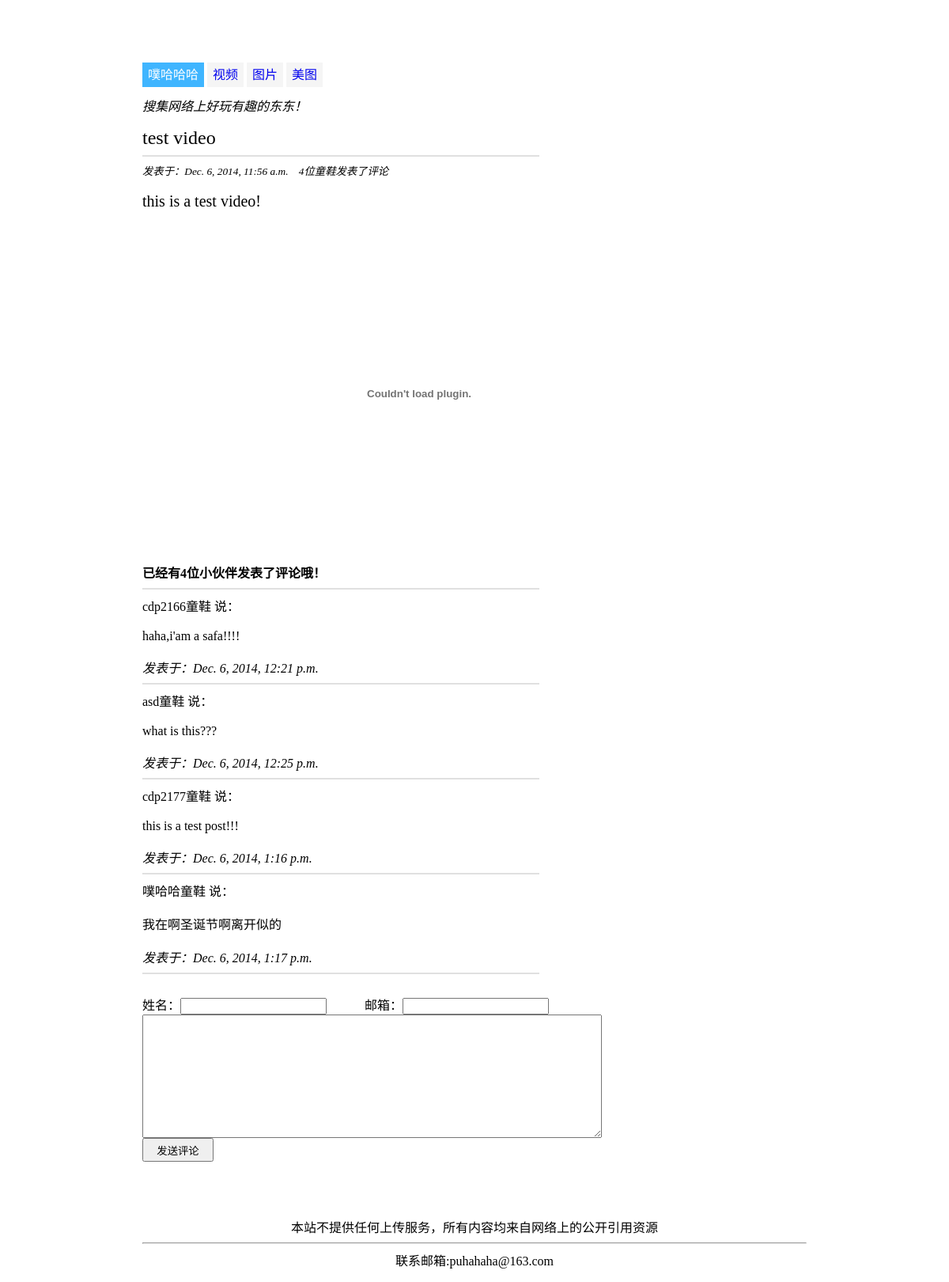
The app's page /website/177/ with its own data.
### website/models.py (models this page shows, shortened)
class Data(models.Model):
	vtag=models.BooleanField(default=False) #'v' for video,'p' for picture,'a' for article.
	btag=models.BooleanField(default=False)
	ptag=models.BooleanField(default=False)
	date=models.DateTimeField('published_time') #The time we published the data.
	title=models.CharField(max_length=20000)
	text=models.TextField()#The description of the video.

class Url(models.Model):
	data=models.ForeignKey(Data)
	text=models.CharField(max_length=2000)
	is_cover=models.BooleanField(default=False)

class Comments(models.Model):
	data=models.ForeignKey(Data)
	text=models.TextField()
	email=models.EmailField()
	name=models.CharField(max_length=2000)
	date=models.DateTimeField('comment_time')

### website/views.py (the view)
# urls.py: url(r'^(?P<pk>\d+)/$',views.DetailView.as_view(),name='detail'),
class DetailView(generic.DetailView):
	model=Data
	template_name='website/detail.html'

### website/templates/website/detail.html (shortened to what this page needs)
{% load staticfiles %}
<html xmlns="http://www.w3.org/1999/xhtml" lang="zh-CN">
<link href="{% static 'website/index.css' %}" rel="stylesheet" type="text/css" media="all"/>
<div class="all">
	<div class="top_banner">
		<a class="top_banner_name" href="{% url 'website:index' %}">噗哈哈哈</a>
		<a class="top_banner_tag" href="{% url 'website:video' %}">视频</a>
		<a class="top_banner_tag" href="{% url 'website:picture'%}">图片</a>
		<a class="top_banner_tag" href="{% url 'website:beauty' %}">美图</a>
		<p class="banner_text"><i>搜集网络上好玩有趣的东东！</i></p>
	</div>
<div class="detail_title">{{data.title}}</div>
<hr width="500" align="left" color=#E0E0E0>
<div class="detail_date"><i>发表于：{{data.date}}&nbsp&nbsp&nbsp&nbsp{{data.comments_set.all.count}}位童鞋发表了评论</i></div>
<br>
<div class="detail_text">{{data.text}}</div>
{% if data.vtag %}
	{% for url in data.url_set.all %}
		<br>
		<div class="content_url">
			<embed src="{{url.text}}" allowfullscreen="true" quality="high" width="700" height="427" align="middle" allowscriptaccess="always" type="application/x-shockwave-flash">
		</div>
	{% endfor %}
{% endif %}
<div class="comment_first"><B>已经有{{data.comments_set.all.count}}位小伙伴发表了评论哦！</B></div>
{% for comment in data.comments_set.all %}
	<hr width="500" align="left" color=#E0E0E0>
	<div class="comment">
		<div class="comment-user">{{comment.name}}童鞋 说：</div>
		<br>
		<div class="comment-text">{{comment.text}}</div>
		<br>
		<div class="comment-time"><i>发表于：{{comment.date}}</i></div>
	</div>
{% endfor %}
<div class="comment_form">
<hr width="500" align="left" color=#E0E0E0>
<br>
	<form action="{% url 'website:comment' data.id %}" method="post">
	姓名：<input type="text" name="name"/>&nbsp&nbsp&nbsp&nbsp&nbsp&nbsp&nbsp&nbsp&nbsp&nbsp&nbsp&nbsp邮箱：<input type="text" name="email"/>
	<br>
	<textarea rows="10" cols="70" name="text"></textarea>
	<br>
	<input type="submit" value="发送评论" style="width:90px;height:30px" size="20px"/>
	</form>
</div>
<div class="end">
	<br>
	<br>
	<br>
	本站不提供任何上传服务，所有内容均来自网络上的公开引用资源
	<hr>
	联系邮箱:puhahaha@163.com
	<br>
	<br>
</div>
</div>

### website/static/website/index.css (style rules this page uses)
div.all { position:absolute; top:5%; left:15%; right:15%; }
a.top_banner_name { font-family:sans-serif; color:white; text-decoration:none; background-color:#3FB5FF; padding:7px 7px 7px 7px; }
div.top_banner { display:inline; }
a.top_banner_tag { background-color:#F5F5F5; text-decoration:none; padding:7px 7px 7px 7px; }
div.end { text-align:center; }
div.detail_title { font-size:18pt; text-decoration:none; color:black; }
div.detail_date { font-size:10pt }
div.detail_text { font-size:15pt }

### records on screen
Data: title "test video", date "Dec. 6, 2014, 11:56 a.m.", comments_set.all.count "4", text "this is a test video!"
Comments: name "cdp2166", text "haha,i'am a safa!!!!", date "Dec. 6, 2014, 12:21 p.m."
Comments: name "asd", text "what is this???", date "Dec. 6, 2014, 12:25 p.m."
Comments: name "cdp2177", text "this is a test post!!!", date "Dec. 6, 2014, 1:16 p.m."
Comments: name "噗哈哈", text "我在啊圣诞节啊离开似的", date "Dec. 6, 2014, 1:17 p.m."
